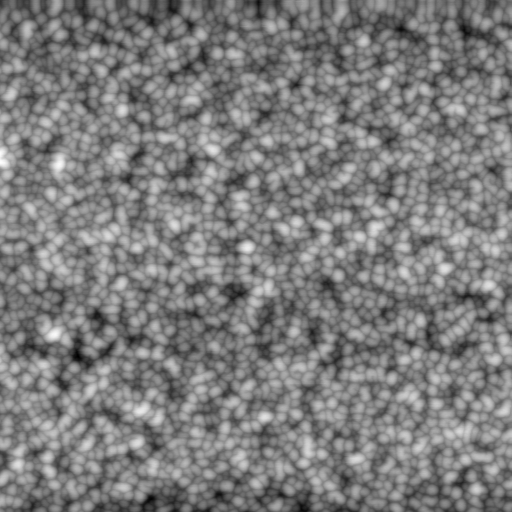
#> input picture sampledata/glass_adj.png, 512 x 512 px, found by its file name
$ jupyter execute --allow-errors ImageProc_Lecture.ipynb
#> lines starting #> are read from the running program, lines starting #| are printed output that depends on the picture; after the words box and inside, x2 and y2 are one past the last pixel; in counts of white or black regions, pixels touching at a corner belong together
<a href="https://colab.research.google.com/github/cbishop4/MSE7530/blob/main/ClassNotebooks/ImageProc_Lecture.ipynb" target="_parent"></a>

[cell 1]
import numpy as np
import matplotlib.pyplot as plt

[cell 2]
ht_file = '/content/MSE7530/sampledata/glass_adj.png'
phz_file = '/content/MSE7530/sampledata/glass_phase.png'

## Specific Image-Processing Packages we will use today

[cell 3]
import skimage as ski
import scipy.ndimage as ndi

Use skimage to load my file

[cell 4]
height = ski.io.imread(ht_file)
#> height is the input picture: shape (512, 512); min 0, max 255, mean 124.9
phase = ski.io.imread(phz_file)
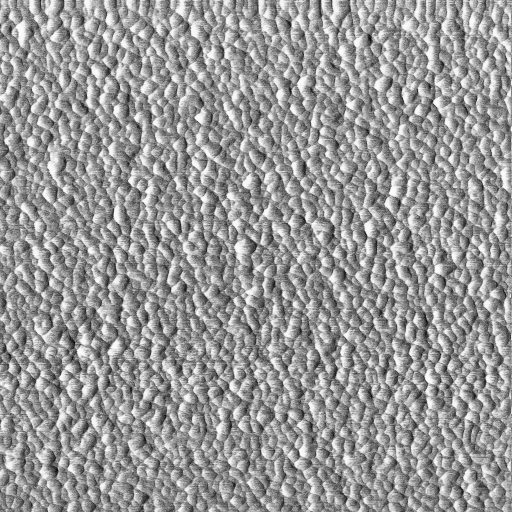
#> input picture sampledata/glass_phase.png, 512 x 512 px, found by its file name
#> phase is the input picture: shape (512, 512); min 0, max 255, mean 151

[cell 5]
fig, ax = plt.subplots(1, 2, figsize=(12, 6))
ax[0].imshow(height, cmap='gray')
ax[1].imshow(phase, cmap='gray')
ax[0].set_title('AFM Height')
ax[1].set_title('AFM Phase')

Optional: Load your image of choice from your drive

#> (a cell that did not finish here is left out)

So that you can better see details, we will also make smaller sections of the images

[cell 7]
ht_cut = height[100:200, 100:200]
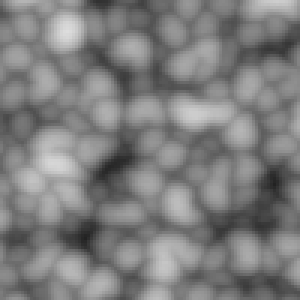
#> ht_cut: shape (100, 100) (shown 3 times larger); min 34, max 221, mean 125.8
phz_cut = phase[100:200, 100:200]
fig, ax = plt.subplots(1, 2, figsize=(12, 6))
cb = ax[0].imshow(ht_cut, cmap='gray')
plt.colorbar(cb,ax=ax[0])
cb = ax[1].imshow(phz_cut, cmap='gray')
plt.colorbar(cb,ax=ax[1])
ax[0].set_title('AFM Height')
ax[1].set_title('AFM Phase')

Note that the above images go from values of 0 to 255

### Image math example: multiplication and division

These images were stored and loaded in 8-bit color scale, which brings them from 0 to 255 based on how light the pixel is. Let's use image math to restore the two images to their original values.

#### Height
Assume the maximum height of the height image above is 15 nm, and the minimum height is -13 nm. Transform the axes; we will work this out on the board together.

Step 1. Determine the spread in real heights we need to get back to.

Step 2. Determine the maximum and minimum pixel values in the image (the range)

Step 3. Find the conversion factor from pixel to nm.

Step 4. Convert the pixel values to nm.

Subtract a "pedestal" to restore the range from -13 to 15.

In the above, we used multiplication, addition, and subtraction to convert something from pixel values to real scale.

## Thresholding & Binary Images
We will use simple thresholds to divide up the images and see if we can get individual domains.

[cell 8]
threshed_ht = ht_cut > 100
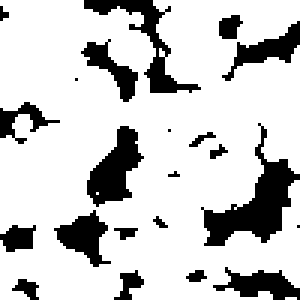
#> threshed_ht: shape (100, 100) bool (shown 3 times larger); 79.7% white; 22 black regions (9 under 20 px), largest, box (x1, y1, x2, y2) and area: (67, 41, 100, 82) 449, (29, 42, 48, 69) 269, (28, 0, 67, 31) 266
threshed_phz = phz_cut > 100
#> threshed_phz: shape (100, 100) bool; 88% white; black in thin lines or dots

[cell 9]
fig, ax = plt.subplots(2,2,figsize=(10,8))
# first plot the original images for reference
cb = ax[0,0].imshow(ht_cut, cmap='gray')
plt.colorbar(cb,ax=ax[0,0])
cb = ax[0,1].imshow(phz_cut, cmap='gray')
plt.colorbar(cb,ax=ax[0,1])
# now plot the thresholded images
cb = ax[1,0].imshow(threshed_ht,cmap='gray')
plt.colorbar(cb,ax=ax[1,0])
cb = ax[1,1].imshow(threshed_phz,cmap='gray')
plt.colorbar(cb,ax=ax[1,1])

Try adjusting the Threshold and see what makes the "best" result. Why do you think it's the best result? Can we get anything useful? If not, what image features are messing it up?

[cell 10]
threshed_ht = ht_cut > 0
#> threshed_ht: shape (100, 100) bool; every value is 1
threshed_phz = phz_cut > 0

fig, ax = plt.subplots(2,2,figsize=(10,8))
# first plot the original images for reference
cb = ax[0,0].imshow(ht_cut, cmap='gray')
plt.colorbar(cb,ax=ax[0,0])
cb = ax[0,1].imshow(phz_cut, cmap='gray')
plt.colorbar(cb,ax=ax[0,1])
# now plot the thresholded images
cb = ax[1,0].imshow(threshed_ht,cmap='gray')
plt.colorbar(cb,ax=ax[1,0])
cb = ax[1,1].imshow(threshed_phz,cmap='gray')
plt.colorbar(cb,ax=ax[1,1])

## Masking
Let's start answering the question: do height and phase correspond in any way? Start with a binary thresholded image from above and multiply against the opposite full image.

[cell 11]
threshed_ht = ht_cut > 140
#> threshed_ht: shape (100, 100) bool; 31.5% white; 42 white regions (17 under 20 px), largest, box (x1, y1, x2, y2) and area: (3, 43, 35, 74) 580, (56, 29, 85, 49) 300, (47, 78, 67, 100) 259
threshed_phz = phz_cut > 180
#> threshed_phz: shape (100, 100) bool; 25.9% white; 109 white regions (71 under 20 px), largest, box (x1, y1, x2, y2) and area: (30, 12, 46, 43) 144, (39, 43, 50, 69) 133, (41, 78, 55, 100) 120

fig, ax = plt.subplots(2,2,figsize=(10,8))
# first plot the original images for reference
cb = ax[0,0].imshow(ht_cut, cmap='gray')
plt.colorbar(cb,ax=ax[0,0])
cb = ax[0,1].imshow(phz_cut, cmap='gray')
plt.colorbar(cb,ax=ax[0,1])
# now plot the thresholded images
cb = ax[1,0].imshow(threshed_ht,cmap='gray')
plt.colorbar(cb,ax=ax[1,0])
cb = ax[1,1].imshow(threshed_phz,cmap='gray')
plt.colorbar(cb,ax=ax[1,1])

[cell 12]
# use the phase mask on the height image
masked_ht = ht_cut * threshed_phz
# use the height mask on the phase
masked_phz = phz_cut * threshed_ht
fig, ax = plt.subplots(1,2,figsize=(10,4))
cb = ax[0].imshow(masked_ht, cmap='gray')
plt.colorbar(cb,ax=ax[0])
cb = ax[1].imshow(masked_phz, cmap='gray')
plt.colorbar(cb,ax=ax[1])

Our results aren't great yet, since we don't have great filters.

## Calculating gradients

We will be using the Numpy gradient (np.gradient) function for this.

[cell 13]
fig, ax = plt.subplots(1,3,figsize=(15,4))
cb = ax[0].imshow(phz_cut)
plt.colorbar(cb,ax=ax[0])
cb = ax[1].imshow(np.gradient(phz_cut)[0])
plt.colorbar(cb,ax=ax[1])
cb = ax[2].imshow(np.gradient(phz_cut)[1])
plt.colorbar(cb,ax=ax[2])
ax[0].set_title('Original')
ax[1].set_title('X Gradient')
ax[2].set_title('Y Gradient')

[cell 14]
plt.plot(np.gradient(phz_cut)[0][:,50])
plt.plot(np.gradient(phz_cut)[0][50])
#> figure, not shown here; curve peaks at x = 79, y = 46.5; curve peaks at x = 99, y = 63

[cell 15]
plt.plot(np.gradient(phz_cut)[1][:,50])
plt.plot(np.gradient(phz_cut)[1][50])
#> figure, not shown here; curve peaks at x = 7, y = 47.5; curve peaks at x = 8, y = 83

[cell 16]
fig, ax = plt.subplots(1,3,figsize=(15,4))
cb = ax[0].imshow(ht_cut)
plt.colorbar(cb,ax=ax[0])
cb = ax[1].imshow(np.gradient(ht_cut)[0])
plt.colorbar(cb,ax=ax[1])
cb = ax[2].imshow(np.gradient(ht_cut)[1])
plt.colorbar(cb,ax=ax[2])
ax[1].axvline(50,color='r')
ax[1].axhline(50,color='r')
ax[2].axvline(50,color='r')
ax[2].axhline(50,color='r')
ax[0].set_title('Original')
ax[1].set_title('X Gradient')
ax[2].set_title('Y Gradient')

[cell 17]
plt.plot(np.gradient(ht_cut)[0][:,50])
plt.plot(np.gradient(ht_cut)[0][50])
#> figure, not shown here; curve peaks at x = 31, y = 17; curve peaks at x = 19, y = 9

[cell 18]
plt.plot(np.gradient(ht_cut)[1][:,50])
plt.plot(np.gradient(ht_cut)[1][50])
#> figure, not shown here; curve peaks at x = 87, y = 14.5; curve peaks at x = 10, y = 14

### Combining magnitude of the gradient components

[cell 19]
fig, ax = plt.subplots(1,2,figsize=(10,4))
cb = ax[0].imshow(ht_cut)
plt.colorbar(cb,ax=ax[0])
gx = np.gradient(ht_cut)[0]
gy = np.gradient(ht_cut)[1]
mag = np.sqrt(gx**2 + gy**2)
cb = ax[1].imshow(mag)
plt.colorbar(cb,ax=ax[1])
ax[0].set_title('Original')
ax[1].set_title('Magnitude')

[cell 20]
fig, ax = plt.subplots(1,2,figsize=(10,4))
cb = ax[0].imshow(phz_cut)
plt.colorbar(cb,ax=ax[0])
gx = np.gradient(phz_cut)[0]
gy = np.gradient(phz_cut)[1]
mag = np.sqrt(gx**2 + gy**2)
cb = ax[1].imshow(mag)
plt.colorbar(cb,ax=ax[1])
ax[0].set_title('Original')
ax[1].set_title('Magnitude')

## Smoothing

[cell 21]
fig, ax = plt.subplots(1,3,figsize=(15,4))
smooth = ndi.gaussian_filter(phz_cut,sigma=1)
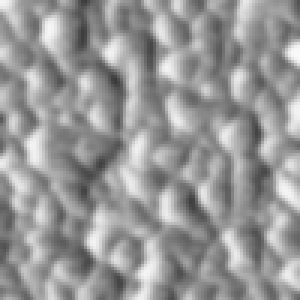
#> smooth: shape (100, 100) (shown 3 times larger); min 58, max 249, mean 151.3
cb = ax[0].imshow(smooth)
plt.colorbar(cb,ax=ax[0])
cb = ax[1].imshow(np.gradient(smooth)[0])
plt.colorbar(cb,ax=ax[1])
cb = ax[2].imshow(np.gradient(smooth)[1])
plt.colorbar(cb,ax=ax[2])
ax[0].set_title('Original')
ax[1].set_title('X Gradient')
ax[2].set_title('Y Gradient')

[cell 22]
fig, ax = plt.subplots(1,3,figsize=(15,4))
smooth = ndi.gaussian_filter(ht_cut,sigma=1)
cb = ax[0].imshow(smooth)
plt.colorbar(cb,ax=ax[0])
cb = ax[1].imshow(np.gradient(smooth)[0])
plt.colorbar(cb,ax=ax[1])
cb = ax[2].imshow(np.gradient(smooth)[1])
plt.colorbar(cb,ax=ax[2])
ax[0].set_title('Original')
ax[1].set_title('X Gradient')
ax[2].set_title('Y Gradient')

[cell 23]
fig, ax = plt.subplots(1,2,figsize=(10,4))
smooth = ndi.gaussian_filter(phz_cut,sigma=1)
cb = ax[0].imshow(smooth)
plt.colorbar(cb,ax=ax[0])
gx = np.gradient(smooth)[0]
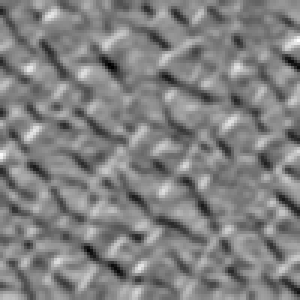
#> gx: shape (100, 100) float64 (shown 3 times larger); min -42, max 41, mean 0; drawn with min black and max white
gy = np.gradient(smooth)[1]
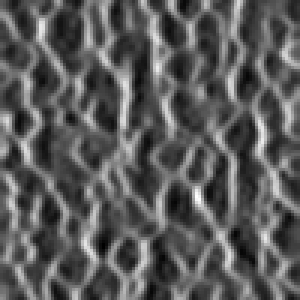
#> gy: shape (100, 100) float64 (shown 3 times larger); min -30, max 55, mean 0.2; drawn with min black and max white
mag = np.sqrt(gx**2 + gy**2)
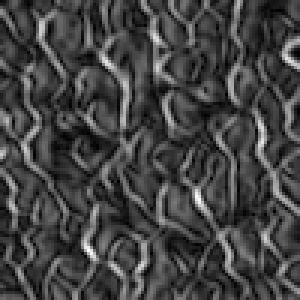
#> mag: shape (100, 100) float64 (shown 3 times larger); min 0, max 59.1, mean 15.7; drawn with min black and max white
cb = ax[1].imshow(mag)
plt.colorbar(cb,ax=ax[1])
ax[0].set_title('Original')
ax[1].set_title('Magnitude')

## Threshold this then ROI mask

[cell 24]
newborder_thresh = mag > 25
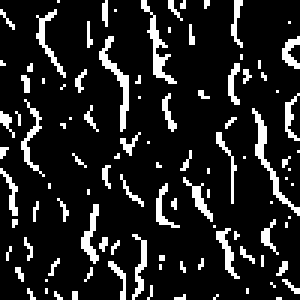
#> newborder_thresh: shape (100, 100) bool (shown 3 times larger); 13.2% white in thin lines or dots
plt.imshow(newborder_thresh)

[cell 25]
plt.imshow(phz_cut*(1-newborder_thresh))

## Flattening an Image using smoothing

One thing you can do to flatten an image is subtract its overall height fluctuations. Take our full AFM height image:

[cell 26]
plt.imshow(height, cmap='gray')

Now let's use a Gaussian filter to smooth out all of the local fluctuations. You may have to experiment with this a bit.

[cell 27]
fig, ax = plt.subplots(1, 3, figsize=(15, 4))
cb = ax[0].imshow(height, cmap='gray')
# smooth it out
smooth_height = ndi.gaussian_filter(height,sigma=1)
cb = ax[1].imshow(smooth_height, cmap='gray')
subtracted = height - smooth_height
cb = ax[2].imshow(subtracted, cmap='gray')

[cell 28]
fig, ax = plt.subplots(1, 2, figsize=(10,4))
cb = ax[0].imshow(height[:50,:50], cmap='gray')
plt.colorbar(cb,ax=ax[0])
cb = ax[1].imshow(smooth_height[:50,:50], cmap='gray')
plt.colorbar(cb,ax=ax[1])
ax[1].imshow(subtracted[:50,:50], cmap='gray')
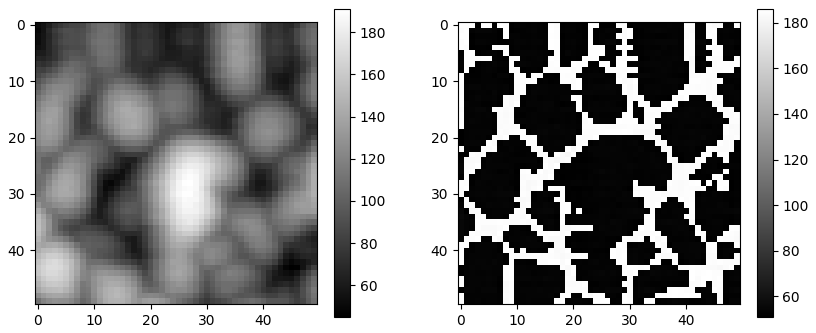
#> figure drawn by matplotlib, 4 panels

[cell 29]
fig, ax = plt.subplots(1, 3, figsize=(15, 4))
cb = ax[0].imshow(height, cmap='gray')
# smooth it out
smooth_height = ndi.gaussian_filter(height,sigma=5)
cb = ax[1].imshow(smooth_height, cmap='gray')
subtracted = height - smooth_height
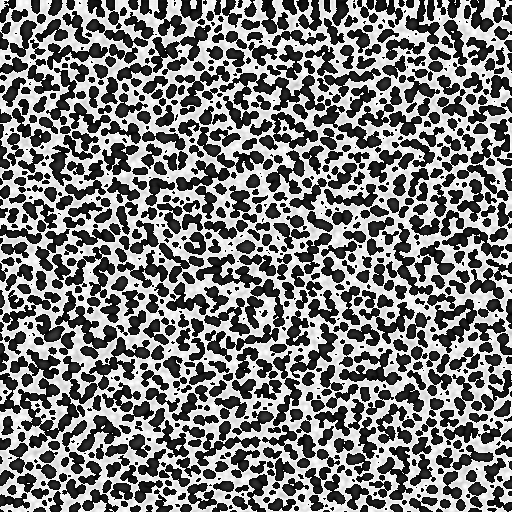
#> subtracted: shape (512, 512); min 0, max 255, mean 123.8
cb = ax[2].imshow(subtracted, cmap='gray')
